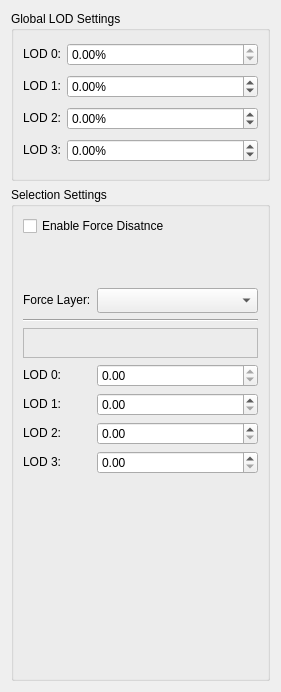
<?xml version="1.0" encoding="UTF-8"?>
<ui version="4.0">
 <class>LODEditor</class>
 <widget class="QWidget" name="LODEditor">
  <property name="geometry">
   <rect>
    <x>0</x>
    <y>0</y>
    <width>281</width>
    <height>692</height>
   </rect>
  </property>
  <property name="windowTitle">
   <string>Form</string>
  </property>
  <layout class="QHBoxLayout" name="horizontalLayout">
   <item>
    <layout class="QVBoxLayout" name="verticalLayout">
     <item>
      <widget class="QGroupBox" name="groupBox">
       <property name="sizePolicy">
        <sizepolicy hsizetype="Expanding" vsizetype="Fixed">
         <horstretch>0</horstretch>
         <verstretch>0</verstretch>
        </sizepolicy>
       </property>
       <property name="minimumSize">
        <size>
         <width>0</width>
         <height>170</height>
        </size>
       </property>
       <property name="title">
        <string>Global LOD Settings</string>
       </property>
       <layout class="QGridLayout" name="gridLayout">
        <item row="0" column="0">
         <widget class="QLabel" name="label">
          <property name="sizePolicy">
           <sizepolicy hsizetype="Fixed" vsizetype="Fixed">
            <horstretch>0</horstretch>
            <verstretch>0</verstretch>
           </sizepolicy>
          </property>
          <property name="layoutDirection">
           <enum>Qt::LeftToRight</enum>
          </property>
          <property name="text">
           <string>LOD 0:</string>
          </property>
          <property name="alignment">
           <set>Qt::AlignRight|Qt::AlignTrailing|Qt::AlignVCenter</set>
          </property>
         </widget>
        </item>
        <item row="0" column="1">
         <widget class="EventFilterDoubleSpinBox" name="lod0Correction">
          <property name="sizePolicy">
           <sizepolicy hsizetype="Expanding" vsizetype="Preferred">
            <horstretch>0</horstretch>
            <verstretch>0</verstretch>
           </sizepolicy>
          </property>
          <property name="readOnly">
           <bool>true</bool>
          </property>
          <property name="suffix">
           <string>%</string>
          </property>
          <property name="minimum">
           <double>-100.000000000000000</double>
          </property>
          <property name="maximum">
           <double>100.000000000000000</double>
          </property>
         </widget>
        </item>
        <item row="1" column="0">
         <widget class="QLabel" name="label_2">
          <property name="sizePolicy">
           <sizepolicy hsizetype="Fixed" vsizetype="Fixed">
            <horstretch>0</horstretch>
            <verstretch>0</verstretch>
           </sizepolicy>
          </property>
          <property name="layoutDirection">
           <enum>Qt::LeftToRight</enum>
          </property>
          <property name="text">
           <string>LOD 1:</string>
          </property>
          <property name="alignment">
           <set>Qt::AlignRight|Qt::AlignTrailing|Qt::AlignVCenter</set>
          </property>
         </widget>
        </item>
        <item row="1" column="1">
         <widget class="EventFilterDoubleSpinBox" name="lod1Correction">
          <property name="sizePolicy">
           <sizepolicy hsizetype="Expanding" vsizetype="Preferred">
            <horstretch>0</horstretch>
            <verstretch>0</verstretch>
           </sizepolicy>
          </property>
          <property name="suffix">
           <string>%</string>
          </property>
          <property name="minimum">
           <double>-100.000000000000000</double>
          </property>
          <property name="maximum">
           <double>100.000000000000000</double>
          </property>
         </widget>
        </item>
        <item row="2" column="0">
         <widget class="QLabel" name="label_3">
          <property name="sizePolicy">
           <sizepolicy hsizetype="Fixed" vsizetype="Fixed">
            <horstretch>0</horstretch>
            <verstretch>0</verstretch>
           </sizepolicy>
          </property>
          <property name="layoutDirection">
           <enum>Qt::LeftToRight</enum>
          </property>
          <property name="text">
           <string>LOD 2:</string>
          </property>
          <property name="alignment">
           <set>Qt::AlignRight|Qt::AlignTrailing|Qt::AlignVCenter</set>
          </property>
         </widget>
        </item>
        <item row="2" column="1">
         <widget class="EventFilterDoubleSpinBox" name="lod2Correction">
          <property name="sizePolicy">
           <sizepolicy hsizetype="Expanding" vsizetype="Preferred">
            <horstretch>0</horstretch>
            <verstretch>0</verstretch>
           </sizepolicy>
          </property>
          <property name="suffix">
           <string>%</string>
          </property>
          <property name="minimum">
           <double>-100.000000000000000</double>
          </property>
          <property name="maximum">
           <double>100.000000000000000</double>
          </property>
         </widget>
        </item>
        <item row="3" column="0">
         <widget class="QLabel" name="label_4">
          <property name="sizePolicy">
           <sizepolicy hsizetype="Fixed" vsizetype="Fixed">
            <horstretch>0</horstretch>
            <verstretch>0</verstretch>
           </sizepolicy>
          </property>
          <property name="layoutDirection">
           <enum>Qt::LeftToRight</enum>
          </property>
          <property name="text">
           <string>LOD 3:</string>
          </property>
          <property name="alignment">
           <set>Qt::AlignRight|Qt::AlignTrailing|Qt::AlignVCenter</set>
          </property>
         </widget>
        </item>
        <item row="3" column="1">
         <widget class="EventFilterDoubleSpinBox" name="lod3Correction">
          <property name="sizePolicy">
           <sizepolicy hsizetype="Expanding" vsizetype="Preferred">
            <horstretch>0</horstretch>
            <verstretch>0</verstretch>
           </sizepolicy>
          </property>
          <property name="suffix">
           <string>%</string>
          </property>
          <property name="minimum">
           <double>-100.000000000000000</double>
          </property>
          <property name="maximum">
           <double>100.000000000000000</double>
          </property>
         </widget>
        </item>
       </layout>
      </widget>
     </item>
     <item>
      <widget class="QGroupBox" name="groupBox_2">
       <property name="title">
        <string>Selection Settings</string>
       </property>
       <layout class="QGridLayout" name="gridLayout_2">
        <item row="0" column="0" colspan="2">
         <widget class="QCheckBox" name="enableForceDistance">
          <property name="sizePolicy">
           <sizepolicy hsizetype="Preferred" vsizetype="Fixed">
            <horstretch>0</horstretch>
            <verstretch>0</verstretch>
           </sizepolicy>
          </property>
          <property name="text">
           <string>Enable Force Disatnce</string>
          </property>
         </widget>
        </item>
        <item row="5" column="0">
         <widget class="QLabel" name="lod0Name">
          <property name="sizePolicy">
           <sizepolicy hsizetype="Fixed" vsizetype="Fixed">
            <horstretch>0</horstretch>
            <verstretch>0</verstretch>
           </sizepolicy>
          </property>
          <property name="layoutDirection">
           <enum>Qt::LeftToRight</enum>
          </property>
          <property name="text">
           <string>LOD 0:</string>
          </property>
          <property name="alignment">
           <set>Qt::AlignRight|Qt::AlignTrailing|Qt::AlignVCenter</set>
          </property>
         </widget>
        </item>
        <item row="5" column="1">
         <widget class="EventFilterDoubleSpinBox" name="lod0Distance">
          <property name="sizePolicy">
           <sizepolicy hsizetype="Expanding" vsizetype="Fixed">
            <horstretch>0</horstretch>
            <verstretch>0</verstretch>
           </sizepolicy>
          </property>
          <property name="readOnly">
           <bool>true</bool>
          </property>
          <property name="suffix">
           <string/>
          </property>
          <property name="minimum">
           <double>0.000000000000000</double>
          </property>
          <property name="maximum">
           <double>1000.000000000000000</double>
          </property>
         </widget>
        </item>
        <item row="6" column="0">
         <widget class="QLabel" name="lod1Name">
          <property name="sizePolicy">
           <sizepolicy hsizetype="Fixed" vsizetype="Fixed">
            <horstretch>0</horstretch>
            <verstretch>0</verstretch>
           </sizepolicy>
          </property>
          <property name="layoutDirection">
           <enum>Qt::LeftToRight</enum>
          </property>
          <property name="text">
           <string>LOD 1:</string>
          </property>
          <property name="alignment">
           <set>Qt::AlignRight|Qt::AlignTrailing|Qt::AlignVCenter</set>
          </property>
         </widget>
        </item>
        <item row="6" column="1">
         <widget class="EventFilterDoubleSpinBox" name="lod1Distance">
          <property name="sizePolicy">
           <sizepolicy hsizetype="Expanding" vsizetype="Fixed">
            <horstretch>0</horstretch>
            <verstretch>0</verstretch>
           </sizepolicy>
          </property>
          <property name="suffix">
           <string/>
          </property>
          <property name="minimum">
           <double>0.000000000000000</double>
          </property>
          <property name="maximum">
           <double>1000.000000000000000</double>
          </property>
         </widget>
        </item>
        <item row="7" column="0">
         <widget class="QLabel" name="lod2Name">
          <property name="sizePolicy">
           <sizepolicy hsizetype="Fixed" vsizetype="Fixed">
            <horstretch>0</horstretch>
            <verstretch>0</verstretch>
           </sizepolicy>
          </property>
          <property name="layoutDirection">
           <enum>Qt::LeftToRight</enum>
          </property>
          <property name="text">
           <string>LOD 2:</string>
          </property>
          <property name="alignment">
           <set>Qt::AlignRight|Qt::AlignTrailing|Qt::AlignVCenter</set>
          </property>
         </widget>
        </item>
        <item row="7" column="1">
         <widget class="EventFilterDoubleSpinBox" name="lod2Distance">
          <property name="sizePolicy">
           <sizepolicy hsizetype="Expanding" vsizetype="Fixed">
            <horstretch>0</horstretch>
            <verstretch>0</verstretch>
           </sizepolicy>
          </property>
          <property name="suffix">
           <string/>
          </property>
          <property name="minimum">
           <double>0.000000000000000</double>
          </property>
          <property name="maximum">
           <double>1000.000000000000000</double>
          </property>
         </widget>
        </item>
        <item row="8" column="0">
         <widget class="QLabel" name="lod3Name">
          <property name="sizePolicy">
           <sizepolicy hsizetype="Fixed" vsizetype="Fixed">
            <horstretch>0</horstretch>
            <verstretch>0</verstretch>
           </sizepolicy>
          </property>
          <property name="layoutDirection">
           <enum>Qt::LeftToRight</enum>
          </property>
          <property name="text">
           <string>LOD 3:</string>
          </property>
          <property name="alignment">
           <set>Qt::AlignRight|Qt::AlignTrailing|Qt::AlignVCenter</set>
          </property>
         </widget>
        </item>
        <item row="8" column="1">
         <widget class="EventFilterDoubleSpinBox" name="lod3Distance">
          <property name="sizePolicy">
           <sizepolicy hsizetype="Expanding" vsizetype="Fixed">
            <horstretch>0</horstretch>
            <verstretch>0</verstretch>
           </sizepolicy>
          </property>
          <property name="suffix">
           <string/>
          </property>
          <property name="minimum">
           <double>0.000000000000000</double>
          </property>
          <property name="maximum">
           <double>1000.000000000000000</double>
          </property>
         </widget>
        </item>
        <item row="1" column="0" colspan="2">
         <widget class="LabeledSlider" name="forceSlider" native="true">
          <property name="sizePolicy">
           <sizepolicy hsizetype="Preferred" vsizetype="Minimum">
            <horstretch>0</horstretch>
            <verstretch>0</verstretch>
           </sizepolicy>
          </property>
          <property name="minimumSize">
           <size>
            <width>0</width>
            <height>40</height>
           </size>
          </property>
         </widget>
        </item>
        <item row="3" column="0" colspan="2">
         <widget class="Line" name="line">
          <property name="sizePolicy">
           <sizepolicy hsizetype="Expanding" vsizetype="Fixed">
            <horstretch>0</horstretch>
            <verstretch>0</verstretch>
           </sizepolicy>
          </property>
          <property name="orientation">
           <enum>Qt::Horizontal</enum>
          </property>
         </widget>
        </item>
        <item row="4" column="0" colspan="2">
         <widget class="DistanceSlider" name="distanceSlider">
          <property name="sizePolicy">
           <sizepolicy hsizetype="Preferred" vsizetype="Fixed">
            <horstretch>0</horstretch>
            <verstretch>0</verstretch>
           </sizepolicy>
          </property>
          <property name="minimumSize">
           <size>
            <width>0</width>
            <height>30</height>
           </size>
          </property>
          <property name="autoFillBackground">
           <bool>false</bool>
          </property>
          <property name="frameShape">
           <enum>QFrame::StyledPanel</enum>
          </property>
          <property name="frameShadow">
           <enum>QFrame::Sunken</enum>
          </property>
          <property name="lineWidth">
           <number>1</number>
          </property>
         </widget>
        </item>
        <item row="2" column="0">
         <widget class="QLabel" name="forceLayerLabel">
          <property name="sizePolicy">
           <sizepolicy hsizetype="Fixed" vsizetype="Fixed">
            <horstretch>0</horstretch>
            <verstretch>0</verstretch>
           </sizepolicy>
          </property>
          <property name="text">
           <string>Force Layer:</string>
          </property>
         </widget>
        </item>
        <item row="2" column="1">
         <widget class="QComboBox" name="forceLayer">
          <property name="minimumSize">
           <size>
            <width>0</width>
            <height>25</height>
           </size>
          </property>
         </widget>
        </item>
        <item row="9" column="0">
         <spacer name="verticalSpacer">
          <property name="orientation">
           <enum>Qt::Vertical</enum>
          </property>
          <property name="sizeHint" stdset="0">
           <size>
            <width>20</width>
            <height>40</height>
           </size>
          </property>
         </spacer>
        </item>
       </layout>
      </widget>
     </item>
    </layout>
   </item>
  </layout>
 </widget>
 <customwidgets>
  <customwidget>
   <class>EventFilterDoubleSpinBox</class>
   <extends>QDoubleSpinBox</extends>
   <header location="global">Tools/EventFilterDoubleSpinBox/EventFilterDoubleSpinBox.h</header>
  </customwidget>
  <customwidget>
   <class>LabeledSlider</class>
   <extends>QWidget</extends>
   <header>Tools/LabeledSlider/LabeledSlider.h</header>
   <container>1</container>
  </customwidget>
  <customwidget>
   <class>DistanceSlider</class>
   <extends>QFrame</extends>
   <header>DockLODEditor/DistanceSlider.h</header>
   <container>1</container>
  </customwidget>
 </customwidgets>
 <resources/>
 <connections/>
</ui>
